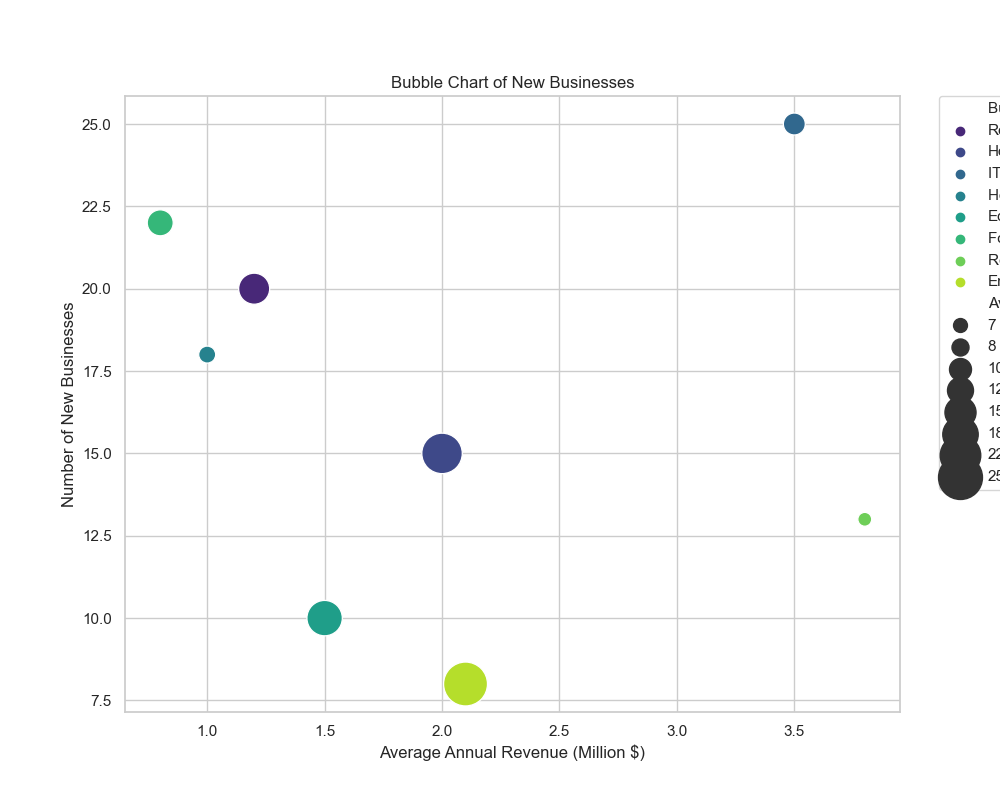

This figure's Python source:

import seaborn as sns
import matplotlib.pyplot as plt
import pandas as pd

# Data provided in question
data = [
    {'Business Sector': 'Retail', 'Number of New Businesses': 20, 'Average Annual Revenue (Million $)': 1.2, 'Avg. Employees per Business': 15},
    {'Business Sector': 'Hospitality', 'Number of New Businesses': 15, 'Average Annual Revenue (Million $)': 2.0, 'Avg. Employees per Business': 22},
    {'Business Sector': 'IT Services', 'Number of New Businesses': 25, 'Average Annual Revenue (Million $)': 3.5, 'Avg. Employees per Business': 10},
    {'Business Sector': 'Health & Wellness', 'Number of New Businesses': 18, 'Average Annual Revenue (Million $)': 1.0, 'Avg. Employees per Business': 8},
    {'Business Sector': 'Education', 'Number of New Businesses': 10, 'Average Annual Revenue (Million $)': 1.5, 'Avg. Employees per Business': 18},
    {'Business Sector': 'Food Services', 'Number of New Businesses': 22, 'Average Annual Revenue (Million $)': 0.8, 'Avg. Employees per Business': 12},
    {'Business Sector': 'Real Estate', 'Number of New Businesses': 13, 'Average Annual Revenue (Million $)': 3.8, 'Avg. Employees per Business': 7},
    {'Business Sector': 'Entertainment', 'Number of New Businesses': 8, 'Average Annual Revenue (Million $)': 2.1, 'Avg. Employees per Business': 25}
]

# Convert the data to a pandas DataFrame
df = pd.DataFrame(data)

# Create the bubble chart
plt.figure(figsize=(10, 8))
bubble_chart = sns.scatterplot(
    data=df,
    x='Average Annual Revenue (Million $)',
    y='Number of New Businesses',
    size='Avg. Employees per Business',
    hue='Business Sector',
    sizes=(100, 1000),  # Control the range of bubble sizes
    legend='full',  # Display legend
    palette='viridis'  # Color palette for different sectors
)

# Improve the readability of the plot
plt.title('Bubble Chart of New Businesses')
plt.xlabel('Average Annual Revenue (Million $)')
plt.ylabel('Number of New Businesses')
plt.legend(bbox_to_anchor=(1.05, 1), loc=2, borderaxespad=0.)  # Place the legend outside the plot

# Display the plot
plt.show()
